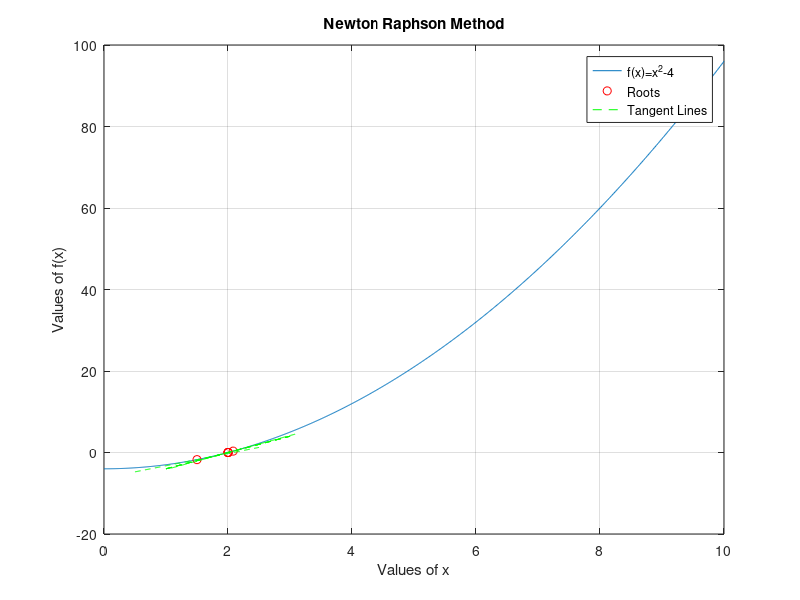

The MATLAB script that drew this image:
function Newton_Raphson = Task_4 ()

function y = f(x)
    y = x.^2-4;
end

function S = g(x)
      S = 2*x;
  end

 roots = [];

%f(a)<0
a = 0;
%f(b)>0
b = 3;
%A root lies between [a,b]
c= (a+b)/2;



roots = [];
tangent_lines=[];
i = 0;
tc=100000;
while (tc>0)

    roots = [roots; c];
    tangent_lines = [tangent_lines; [c,f(c),g(c)]];

      if(g(c)==0)
      fprintf("Divisible by zero");

     else

    if f(c) == 0
        break;

    else

       k = (c - (f(c)/g(c))) ;
       c=k;
    end
  end

    i = i + 1;
    tc=tc-1;
end

fprintf('Number of iterations need is: %d\n', i);
fprintf("The root is: ");
disp(c);

 x = linspace(0, 10, 1000);
 y = f(x);

 figure;
 plot(x, y);
hold on;
plot(roots, f(roots),'ro');

for i= 1:length(roots)
      x1= roots(i)-1:0.01:roots(i)+1;
      y1= tangent_lines(i,2)+ tangent_lines(i,3)*(x1-roots(i));
      plot(x1,y1,'g--');
   end;
hold off;
xlabel('Values of x');
ylabel('Values of f(x)');
title('Newton Raphson Method');
legend('f(x)=x^2-4', 'Roots', 'Tangent Lines');
grid on;
endfunction
